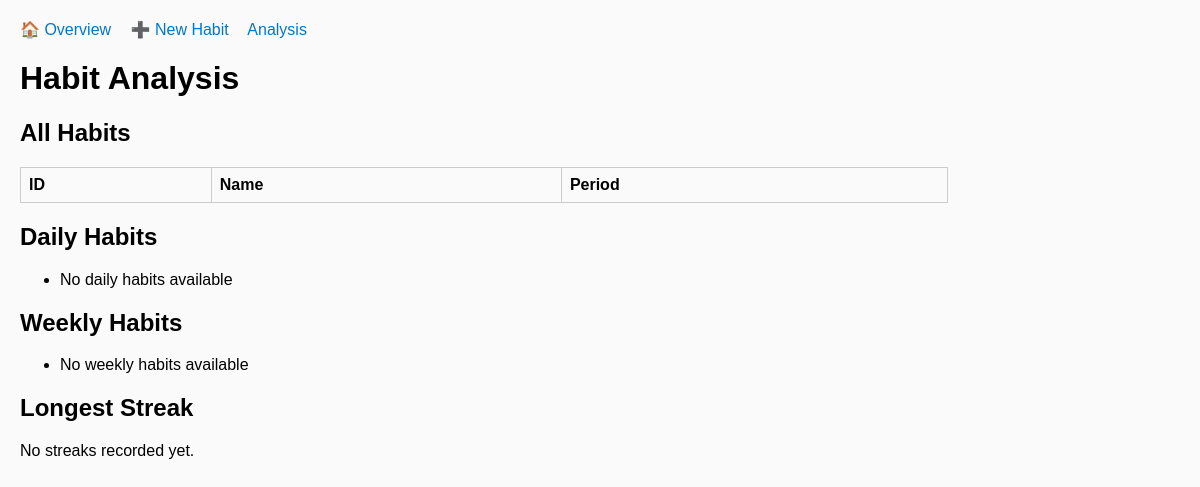
/analysis, run on an earlier commit of the app's database.
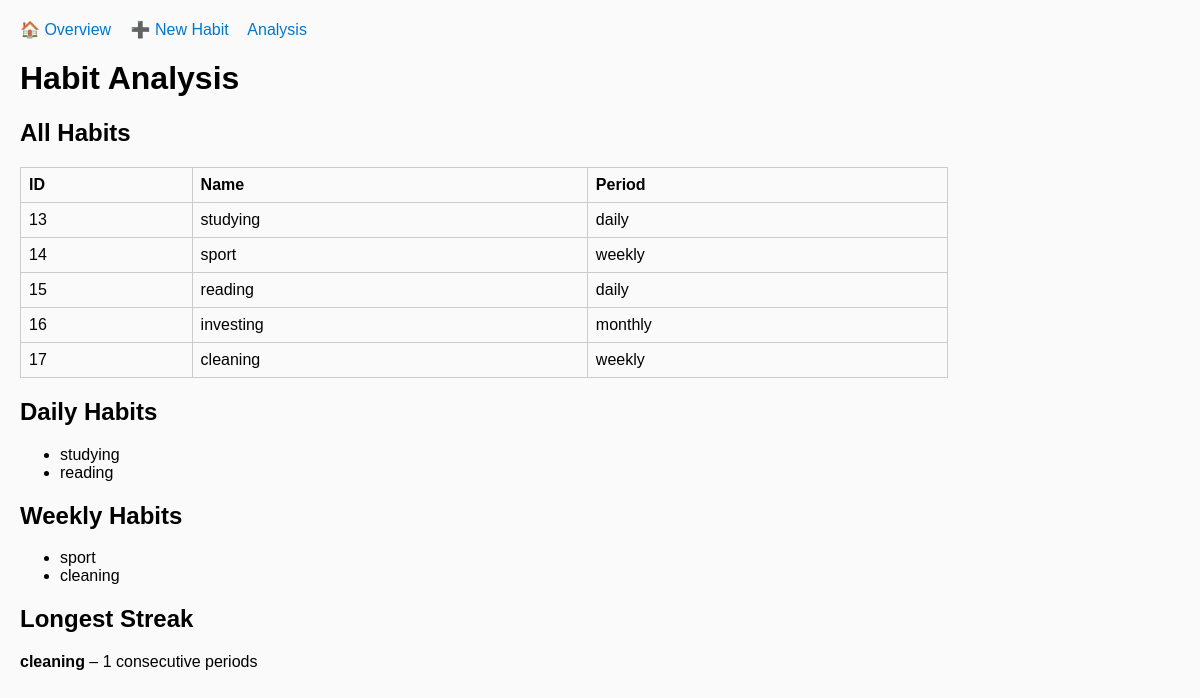
And on a later commit of the database.
### tables this page shows
CREATE TABLE habits (
            id INTEGER PRIMARY KEY AUTOINCREMENT,
            name TEXT NOT NULL,
            periodicity TEXT CHECK(periodicity IN ('daily','weekly','monthly','yearly')),
            created_at TEXT NOT NULL,
            start_date TEXT,
            due_date TEXT,
            active_days TEXT,
            completed INTEGER DEFAULT 0
        );

### app.py (the view)
@app.route("/analysis")
def analysis():
    habits = manager.get_all_habits()
    daily_habits = manager.get_habits_by_periodicity("daily")
    weekly_habits = manager.get_habits_by_periodicity("weekly")
    monthly_habits = manager.get_habits_by_periodicity("monthly")
    yearly_habits = manager.get_habits_by_periodicity("yearly")
    longest_habit, longest_streak = manager.get_longest_streak_overall()
    return render_template(
        "analysis.html",
        habits=habits,
        daily_habits=daily_habits,
        weekly_habits=weekly_habits,
        monthly_habits=monthly_habits,
        yearly_habits=yearly_habits,
        longest_habit=longest_habit,
        longest_streak=longest_streak
    )

### habit.py (called while the page is built)
    @classmethod
    def from_row(cls, row):
        return cls(**dict(row))

### habit_manager.py (called while the page is built, shortened)
    def get_all_habits(self):
        conn = get_connection()
        c = conn.cursor()
        c.execute("SELECT * FROM habits")
        habits = [Habit.from_row(row) for row in c.fetchall()]
        conn.close()
        return habits

    def get_habit_by_id(self, habit_id):
        conn = get_connection()
        c = conn.cursor()
        c.execute("SELECT * FROM habits WHERE id = ?", (habit_id,))
        row = c.fetchone()
        conn.close()
        return Habit.from_row(row) if row else None

    def get_habits_by_periodicity(self, periodicity):
        conn = get_connection()
        c = conn.cursor()
        c.execute("SELECT * FROM habits WHERE periodicity = ?", (periodicity,))
        habits = [Habit.from_row(row) for row in c.fetchall()]
        conn.close()
        return habits

    def get_completions(self, habit_id):
        conn = get_connection()
        c = conn.cursor()
        c.execute("SELECT completed_at FROM completions WHERE habit_id = ? ORDER BY completed_at", (habit_id,))
        rows = [r["completed_at"] for r in c.fetchall()]
        conn.close()
        return rows

    def get_longest_streak(self, habit_id):
        completions = self.get_completions(habit_id)
        if not completions:
            return 0
        dates = [datetime.fromisoformat(c) for c in completions]
        dates.sort()
        habit = self.get_habit_by_id(habit_id)
        period = habit.periodicity
        longest = current = 1
        return longest

    def get_longest_streak_overall(self):
        habits = self.get_all_habits()
        if not habits:
            return None, 0
        longest_habit = None
        longest_streak = 0
        for h in habits:
            streak = self.get_longest_streak(h.id)
            if streak > longest_streak:
                longest_streak = streak
                longest_habit = h.name
        return longest_habit, longest_streak

### storage.py (called while the page is built)
def get_connection():
    conn = sqlite3.connect(DB_NAME, timeout=10)
    conn.row_factory = sqlite3.Row
    return conn

### templates/analysis.html
{% extends "base.html" %}
{% block content %}
    <h1>Habit Analysis</h1>
    <h2>All Habits</h2>
    <table>
        <tr><th>ID</th><th>Name</th><th>Period</th></tr>
        {% for h in habits %}
        <tr><td>{{ h.id }}</td><td>{{ h.name }}</td><td>{{ h.periodicity }}</td></tr>
        {% endfor %}
    </table>
    <h2>Daily Habits</h2>
    <ul>
        {% for h in daily_habits %}
        <li>{{ h.name }}</li>
        {% else %}
        <li>No daily habits available</li>
        {% endfor %}
    </ul>
    <h2>Weekly Habits</h2>
    <ul>
        {% for h in weekly_habits %}
        <li>{{ h.name }}</li>
        {% else %}
        <li>No weekly habits available</li>
        {% endfor %}
    </ul>
    <h2>Longest Streak</h2>
    {% if longest_habit %}
        <p><b>{{ longest_habit }}</b> – {{ longest_streak }} consecutive periods</p>
    {% else %}
        <p>No streaks recorded yet.</p>
    {% endif %}
{% endblock %}

### templates/base.html (shortened to what this page needs)
<!DOCTYPE html>
<html lang="de">
<head>
  <link rel="stylesheet" href="{{ url_for('static', filename='style.css') }}">
  <link rel="stylesheet" href="https://cdn.jsdelivr.net/npm/flatpickr/dist/flatpickr.min.css">
</head>
<body>
  <nav>
    <a href="{{ url_for('index') }}">🏠 Overview</a>
    <a href="{{ url_for('create') }}">➕ New Habit</a>
    <a href="{{ url_for('analysis') }}">Analysis</a>
  </nav>
  <div class="container">
    {% block content %}{% endblock %}
  </div>
</body>
</html>

### static/style.css (style rules this page uses)
body { font-family: Arial, sans-serif; margin: 20px; background: #fafafa; }
nav { margin-bottom: 20px; }
nav a { margin-right: 15px; text-decoration: none; color: #0077cc; }
table { border-collapse: collapse; width: 80%; }
th, td { border: 1px solid #ccc; padding: 8px; text-align: left; }

What changed in the data, as far as the page shows it:
added habits: id "13", name "studying", periodicity "daily"
added habits: id "14", name "sport", periodicity "weekly"
added habits: id "15", name "reading", periodicity "daily"
added habits: id "16", name "investing", periodicity "monthly", shown under "All Habits"
added habits: id "17", name "cleaning", periodicity "weekly"
Also different on the page:
{{ longest_streak }}: (not shown) → "1"
text no longer shown: "No daily habits available No weekly habits available No streaks recorded yet."
text now shown: "– consecutive periods"
